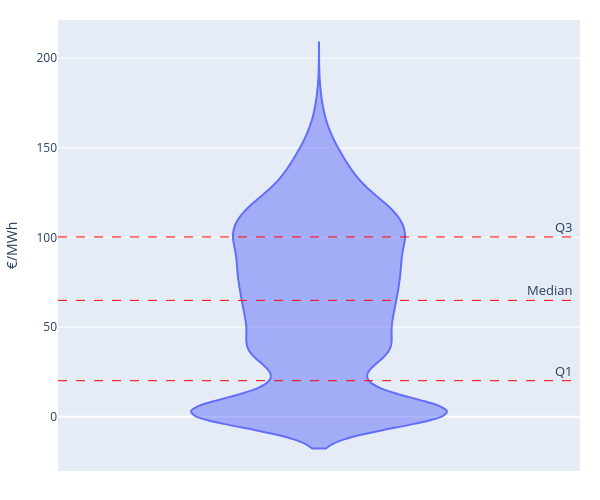

Notebook cell for this chart:
### Markdown cell above
- **Multimodal Distribution**  
  - The KDE curve shows multiple peaks (modes), indicating the data is not unimodal.  
  - This suggests the presence of different market regimes or operating conditions (e.g., peak vs off-peak, renewable vs non-renewable, weekday vs weekend).

- **High Density at Low Prices**  
  - The highest density is observed in the 0–10 unit range.  
  - This implies that prices most frequently fall in this lower range, possibly due to high renewable generation or low demand periods (e.g., nights or weekends).

- **Long Tail Toward High Prices**  
  - The KDE has a long right tail, extending beyond 150 units.  
  - This reflects occasional price spikes, typical in energy markets during high demand or supply disruptions.

- **Secondary Peaks (~40–100)**  
  - Additional smaller peaks appear around 40, 60–70, and near 100.  
  - These may represent typical pricing under different supply/demand conditions, such as fossil fuel-driven periods or transitional energy mixes.

### Code cell
fig = px.violin(price, y='PRICE')

# Add horizontal dashed lines at Q1, Q2 (median), and Q3
for q, label in zip([q1, q2, q3], ['Q1', 'Median', 'Q3']):
    fig.add_shape(
        type="line",
        x0=0, x1=1,
        xref='paper',
        y0=q, y1=q,
        line=dict(color="red", width=1, dash="dash"),
    )

    fig.add_annotation(
        x=1.01, y=q, xref="paper", yref="y",
        text=label,
        showarrow=False,
        font=dict(size=13),
        yshift=10,
        xshift=-10,
        align="left"
    )

fig.update_layout(
    height=500,
    width=600,
    margin=dict(l=20, r=20, t=20, b=20),
    yaxis_title='€/MWh',
)

fig.show()

### Figure 1 — Plotly figure (JSON) as saved in the notebook; plotly's stock layout.template omitted (floating-point values rounded to 4 significant figures; data arrays with more than 128 entries replaced by an {"elided": "..."} marker saying what was removed)
{"data": [{"alignmentgroup": "True", "box": {"visible": false}, "hovertemplate": "PRICE=%{y}<extra></extra>", "legendgroup": "", "marker": {"color": "#636efa"}, "name": "", "offsetgroup": "", "orientation": "v", "scalegroup": "True", "showlegend": false, "type": "violin", "x0": " ", "xaxis": "x", "y": {"elided": "8784 float values"}, "y0": " ", "yaxis": "y"}], "layout": {"annotations": [{"align": "left", "font": {"size": 13}, "showarrow": false, "text": "Q1", "x": 1.01, "xref": "paper", "xshift": -10, "y": 20.1, "yref": "y", "yshift": 10}, {"align": "left", "font": {"size": 13}, "showarrow": false, "text": "Median", "x": 1.01, "xref": "paper", "xshift": -10, "y": 64.9, "yref": "y", "yshift": 10}, {"align": "left", "font": {"size": 13}, "showarrow": false, "text": "Q3", "x": 1.01, "xref": "paper", "xshift": -10, "y": 100.3, "yref": "y", "yshift": 10}], "height": 500, "legend": {"tracegroupgap": 0}, "margin": {"b": 20, "l": 20, "r": 20, "t": 20}, "shapes": [{"line": {"color": "red", "dash": "dash", "width": 1}, "type": "line", "x0": 0, "x1": 1, "xref": "paper", "y0": 20.1, "y1": 20.1}, {"line": {"color": "red", "dash": "dash", "width": 1}, "type": "line", "x0": 0, "x1": 1, "xref": "paper", "y0": 64.9, "y1": 64.9}, {"line": {"color": "red", "dash": "dash", "width": 1}, "type": "line", "x0": 0, "x1": 1, "xref": "paper", "y0": 100.3, "y1": 100.3}], "violinmode": "group", "width": 600, "xaxis": {"anchor": "y", "domain": [0, 1]}, "yaxis": {"anchor": "x", "domain": [0, 1], "title": {"text": "€/MWh"}}}}
